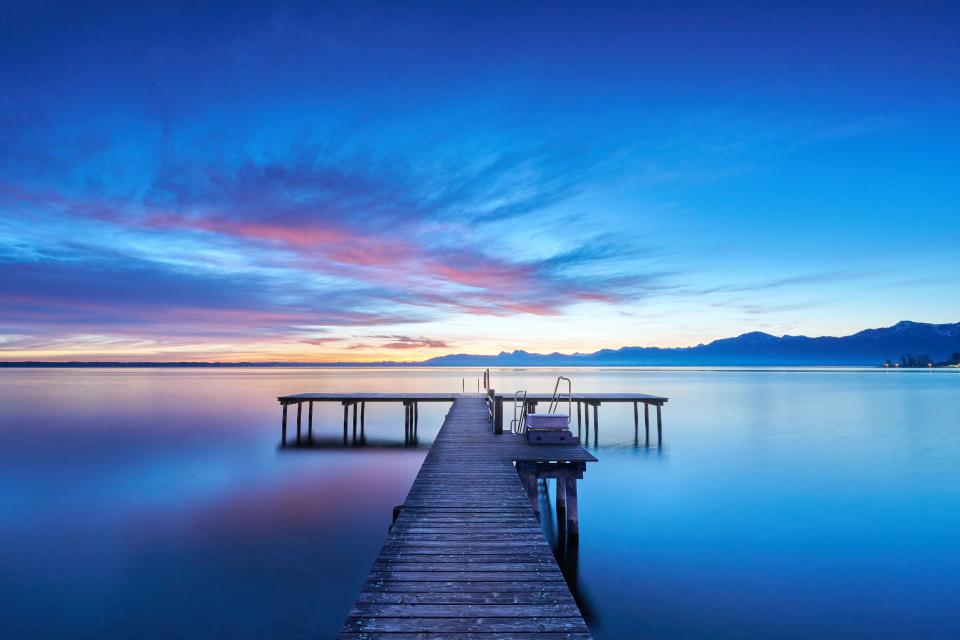
#> input picture assets/wallpaper.webp, 3840 x 2560 px (shown at 1/4 size)
$ python render-syslinux-splash.py
#> lines starting #> are read from the running program, lines starting #| are printed output that depends on the picture
#!/usr/bin/env python3
"""Renders the BIOS boot menu background (syslinux vesamenu) from Fenrir's wallpaper.
Usage: tools/render-syslinux-splash.py [out.png]"""

import sys
from pathlib import Path

from PIL import Image, ImageEnhance, ImageFilter, ImageOps

ROOT = Path(__file__).resolve().parent.parent
SRC = ROOT / "assets/wallpaper.webp"
OUT = ROOT / "archiso/syslinux/splash.png"

# vesamenu's default mode (no MENU RESOLUTION); it shows no background at all if the image is larger.
SIZE = (640, 480)
BLUR = 1.2
BRIGHTNESS = 0.38  # the menu's faintest text is 19% white over the background


def main():
    out = Path(sys.argv[1]) if len(sys.argv) > 1 else OUT
    img = ImageOps.fit(Image.open(SRC).convert("RGB"), SIZE, Image.LANCZOS)
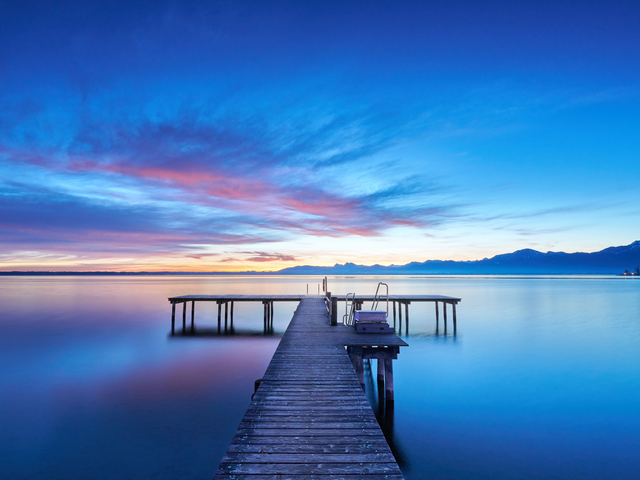
#> img: PIL image 640x480 RGB; mean R, G, B 70.7, 122.1, 185.8
    img = img.filter(ImageFilter.GaussianBlur(BLUR))
    img = ImageEnhance.Brightness(img).enhance(BRIGHTNESS)
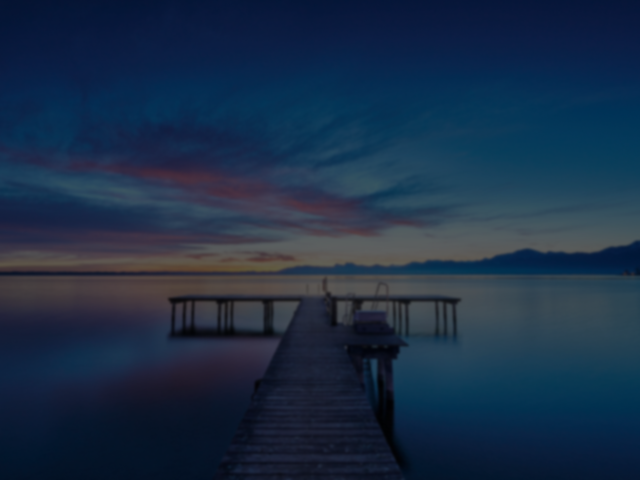
#> img: PIL image 640x480 RGB; mean R, G, B 26.4, 45.9, 70.1
    img.save(out, optimize=True)
    print(f"{out}: {SIZE[0]}x{SIZE[1]}, {out.stat().st_size // 1024} KiB")


if __name__ == "__main__":
    main()
